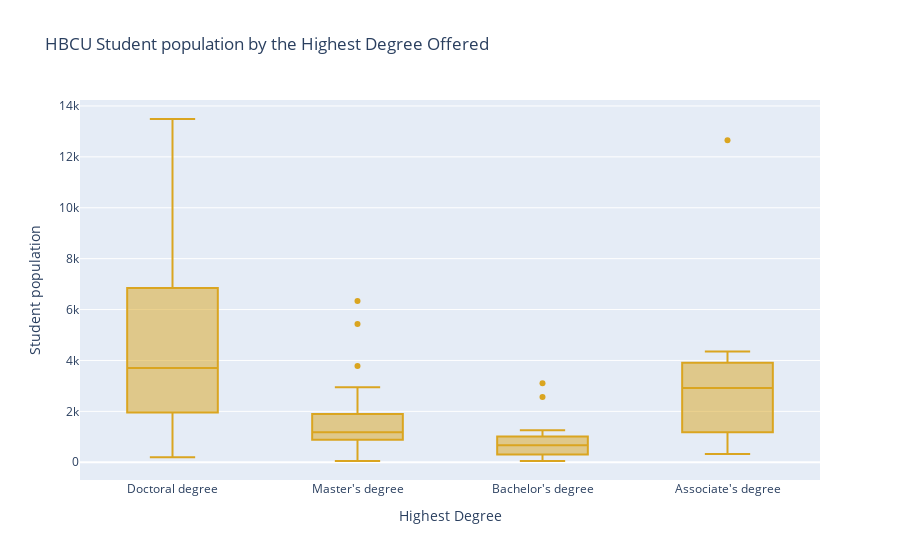

Notebook cell for this chart:
### Code cell
#create box plots for student population by highest degree offered
fig = px.box(df, x=df['Highest Degree'], y=df['Student population'], title = 'HBCU Student population by the Highest Degree Offered',color_discrete_sequence=['goldenrod'])
fig.show()

### Figure 1 — Plotly figure (JSON) as saved in the notebook; plotly's stock layout.template omitted (floating-point values rounded to 4 significant figures)
{"data": [{"alignmentgroup": "True", "hovertemplate": "Highest Degree=%{x}<br>Student population=%{y}<extra></extra>", "legendgroup": "", "marker": {"color": "goldenrod"}, "name": "", "notched": false, "offsetgroup": "", "orientation": "v", "showlegend": false, "type": "box", "x": ["Doctoral degree", "Doctoral degree", "Master's degree", "Doctoral degree", "Doctoral degree", "Bachelor's degree", "Bachelor's degree", "Master's degree", "Bachelor's degree", "Master's degree", "Associate's degree", "Master's degree", "Doctoral degree", "Master's degree", "Bachelor's degree", "Master's degree", "Doctoral degree", "Bachelor's degree", "Associate's degree", "Doctoral degree", "Doctoral degree", "Associate's degree", "Master's degree", "Master's degree", "Master's degree", "Doctoral degree", "Master's degree", "Doctoral degree", "Master's degree", "Master's degree", "Associate's degree", "Doctoral degree", "Associate's degree", "Doctoral degree", "Bachelor's degree", "Doctoral degree", "Master's degree", "Doctoral degree", "Associate's degree", "Doctoral degree", "Master's degree", "Master's degree", "Doctoral degree", "Bachelor's degree", "Doctoral degree", "Associate's degree", "Bachelor's degree", "Master's degree", "Master's degree", "Master's degree", "Doctoral degree", "Bachelor's degree", "Master's degree", "Bachelor's degree", "Doctoral degree", "Doctoral degree", "Bachelor's degree", "Doctoral degree", "Doctoral degree", "Doctoral degree", "Master's degree", "Bachelor's degree", "Master's degree", "Master's degree", "Doctoral degree", "Bachelor's degree", "Master's degree", "Master's degree", "Master's degree", "Master's degree", "Associate's degree", "Associate's degree", "Master's degree", "Doctoral degree", "Doctoral degree", "Master's degree", "Associate's degree", "Doctoral degree", "Bachelor's degree", "Bachelor's degree", "Associate's degree", "Bachelor's degree", "Master's degree", "Doctoral degree", "Bachelor's degree", "Doctoral degree", "Master's degree", "Doctoral degree", "Doctoral degree", "Doctoral degree", "Doctoral degree", "Doctoral degree", "Doctoral degree", "Doctoral degree", "Doctoral degree", "Doctoral degree", "Master's degree", "Master's degree", "Master's degree", "Bachelor's degree", "Doctoral degree", "Doctoral degree"], "x0": " ", "xaxis": "x", "y": [6007, 3828, 6334, 2933, 657, 53, 497, 1840, 168, 2727, 2968, 1306, 6275, 5434, 697, 1830, 4000, 197, 1783, 2006, 5826, 725, 1224, 1181, 2149, 6787, 1055, 9215, 1137, 2605, 4352, 5058, 1984, 3286, 1084, 12886, 1025, 193, 976, 6906, 729, 1093, 1726, 1010, 1903, 2919, 609, 1833, 1824, 839, 962, 1258, 1879, 2567, 891, 9101, 384, 5783, 13487, 7553, 1470, 310, 938, 769, 9056, 755, 1108, 2945, 50, 1067, 4166, 321, 237, 2649, 8226, 1950, 3154, 843, 88, 3102, 12653, 744, 903, 9218, 642, 8632, 677, 2570, 2387, 2518, 3577, 1636, 2138, 4648, 1860, 837, 507, 3785, 656, 698, 5004, 3419], "y0": " ", "yaxis": "y"}], "layout": {"boxmode": "group", "legend": {"tracegroupgap": 0}, "title": {"text": "HBCU Student population by the Highest Degree Offered"}, "xaxis": {"anchor": "y", "domain": [0, 1], "title": {"text": "Highest Degree"}}, "yaxis": {"anchor": "x", "domain": [0, 1], "title": {"text": "Student population"}}}}
